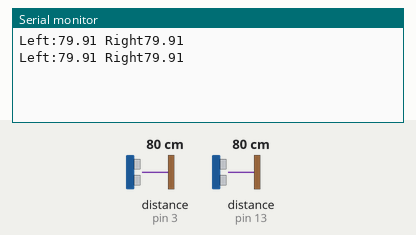
The sketch below on a simulated Arduino Uno, built with avr-gcc and run on an emulated ATmega328P. Shown: the last lines printed to the serial monitor. Wiring (inferred from the names in the program): 2 × ultrasonic range finder: trigger pin 2, echo pin 3 / trigger pin 10, echo pin 13. The test bench sets the inputs (shaded band); at power-on: distance to the obstacle (sensors on pin 3, pin 13) 80 cm. The echo pulse lasts 58.3 µs per cm.

Above: at 1.8 s.
1.9 s: distance to the obstacle (sensor on pin 3) set to 2 cm
At 2.8 s:
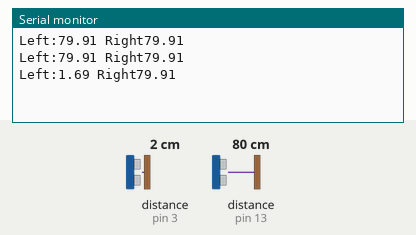
3.4 s: distance to the obstacle (sensor on pin 13) set to 2 cm
At 4.6 s:
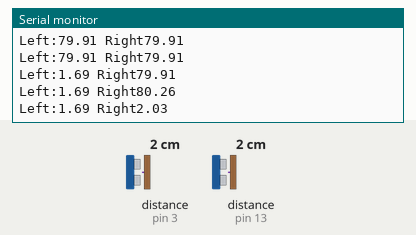
4.9 s: distance to the obstacle (sensor on pin 3) set to 4 cm
At 5.5 s:
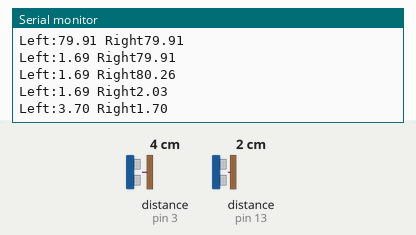
6.4 s: distance to the obstacle (sensor on pin 13) set to 4 cm
At 7.9 s:
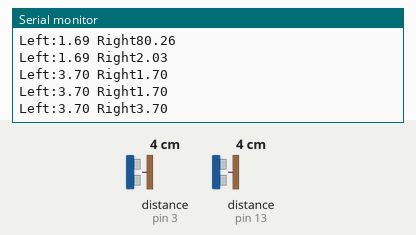
Timing chart, 0 to 8.9 s (numbered marks = the images above; inputs shaded):
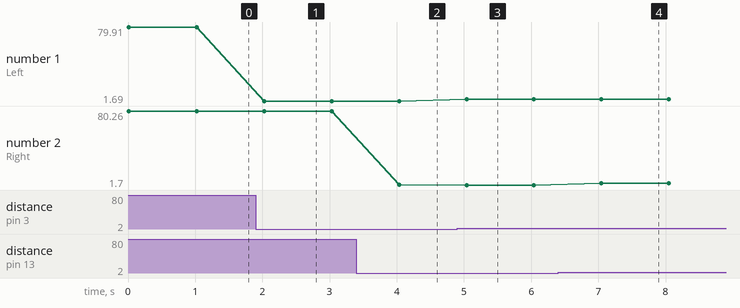

The sketch:

DualSensor.ino
```cpp
#define trigPin 10
#define echoPin 13
#define trigPin1 2
#define echoPin1 3


void setup() {
  Serial.begin(9600);
  pinMode(trigPin,OUTPUT);
  pinMode(echoPin,INPUT);
  pinMode(trigPin1,OUTPUT);
  pinMode(echoPin1,INPUT);
  } // setting up 2 sensors trigger and echo pins,

void loop() {
  float duration,duration1, distance,distance1;
  digitalWrite(trigPin,LOW);
  digitalWrite(trigPin1,LOW);
  delayMicroseconds(2);
  // main loop starting conditions

  //Left Sensor sending out pulse and recording the response time
  digitalWrite(trigPin,HIGH);
  delayMicroseconds(10);
  digitalWrite(trigPin,LOW);
  duration = pulseIn(echoPin,HIGH);
  distance = (duration/2) * 0.0344; // converting the response into a distance.


  //Right Sensor sending out pulse and recording the response time
  digitalWrite(trigPin1,HIGH);
  delayMicroseconds(10);
  digitalWrite(trigPin1,LOW);
  duration1 = pulseIn(echoPin1,HIGH);
  distance1 = (duration1 /2) * 0.0344;

 // Serial Output
    Serial.print("Left:");
    Serial.print(distance1);
    Serial.print(" ");
    Serial.print("Right");
    Serial.println(distance);
//    Serial.println(" cm");

    delay(1000); // hard coded delay, can be adjusted for tuning the polling rate of sensors
}
```

Measured:
- after the input at 1.9 s, the serial monitor: prints a new line after 0.13 s (image 1)
- after the input at 3.4 s, the serial monitor: prints a new line after 0.64 s (image 2)
- after the input at 4.9 s, the serial monitor: prints a new line after 0.14 s (image 3)
- after the input at 6.4 s, the serial monitor: prints a new line after 0.64 s (image 4)
- plotted number 1: 79.91 → 1.69 after the input at 1.9 s, 1.69 → 3.7 after the input at 4.9 s
- plotted number 2: 79.91 → 80.26 after the input at 1.9 s, 80.26 → 2.03 after the input at 3.4 s
